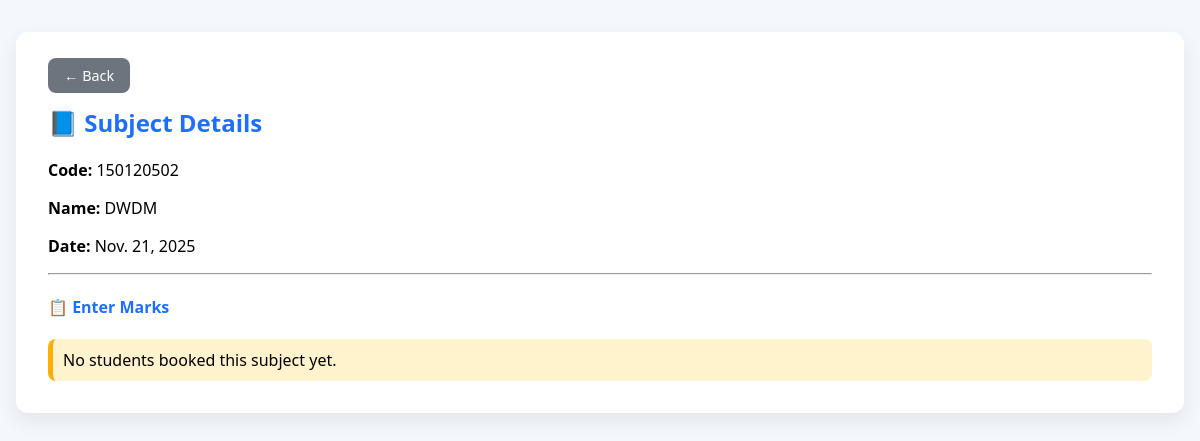
Page /faculty/subject/21/ (signed in) on the committed database.
### exams/models.py (models this page shows, shortened)
class Subject(models.Model):
    semester = models.IntegerField(choices=SEMESTER_CHOICES)
    code = models.CharField(max_length=20, unique=True)
    name = models.CharField(max_length=100)

class AttendanceSheet(models.Model):
    subject = models.ForeignKey(
        Subject,
        on_delete=models.CASCADE,
        related_name="attendance_sheets"
    )
    date = models.DateField()
    schedule = models.ForeignKey(
        ExamDuration,
        on_delete=models.CASCADE,
        related_name="attendance_sheets"
    )
    bookings = models.ManyToManyField(
        ExamBooking,
        blank=True,
        related_name="attendance_sheets"
    )
    assigned_faculty = models.ForeignKey(
        CustomUser,
        null=True,
        blank=True,
        on_delete=models.SET_NULL,
        limit_choices_to={'role': 'faculty'},
        related_name="assigned_attendance_sheets"
    )
    created_at = models.DateTimeField(auto_now_add=True)
    assigned_at = models.DateTimeField(null=True, blank=True)
    class Meta:
        unique_together = ("subject", "date", "schedule")

### exams/views.py (the view)
# urls.py: path("faculty/subject/<int:sheet_id>/", views.subject_detail, name="subject_detail"),
@login_required(login_url='/faculty-login/')
def subject_detail(request, sheet_id):
    sheet = get_object_or_404(AttendanceSheet, id=sheet_id)
    subject = sheet.subject
    assignments = sheet.bookings.select_related("student").order_by("student__student_id")
    results_student_ids = AdminResult.objects.filter(
        subject_code=subject.code,
        r_date=sheet.date
    ).values_list('student_id', flat=True)
    assignments = [a for a in assignments if a.student.student_id not in results_student_ids]
    context = {
        "sheet": sheet,
        "subject": subject,
        "assignments": assignments,
    }
    return render(request, "subject_detail.html", context)

### templates/subject_detail.html (shortened to what this page needs)
<!DOCTYPE html>
<html lang="en">
<head>
</head>
<body>
<div class="container">
    <div class="card">
        <a href="{% url 'faculty_dashboard' %}" class="back-btn">← Back</a>
        <h2>📘 Subject Details</h2>
        <p><strong>Code:</strong> {{ subject.code }}</p>
        <p><strong>Name:</strong> {{ subject.name }}</p>
        <p><strong>Date:</strong> {{ sheet.date }}</p>
        <hr>
        <h4>📋 Enter Marks</h4>
        {% if assignments %}
        <form method="POST" action="{% url 'add_result' %}">
            {% csrf_token %}
            <input type="hidden" name="subject_code" value="{{ subject.code }}">
            <input type="hidden" name="subject_name" value="{{ subject.name }}">
            <input type="hidden" name="sheet_id" value="{{ sheet.id }}">
            <div class="add-btn">
                <button type="submit">Add</button>
            </div>
            <table>
                <thead>
                    <tr>
                        <th>#</th>
                        <th>Student ID</th>
                        <th>Name</th>
                        <th>Date</th>
                        <th>Marks (0–50)</th>
                    </tr>
                </thead>
                <tbody>
                {% for a in assignments %}
                <tr>
                    <td>{{ forloop.counter }}</td>
                    <td>
                        {{ a.student.student_id }}
                        <input type="hidden" name="student_id[]" value="{{ a.student.student_id }}">
                    </td>
                    <td>
                        {{ a.student.first_name }} {{ a.student.last_name }}
                        <input type="hidden" name="student_name[]" value="{{ a.student.first_name }} {{ a.student.last_name }}">
                    </td>
                    <td>
                        {{ sheet.date }}
                        <input type="hidden" name="r_date[]" value="{{ sheet.date|date:'Y-m-d' }}">
                    </td>
                    <td>
                        <input type="text" name="marks[]"
       pattern="([A-Za-z]+|([0-9]|[1-4][0-9]|50))"
       title="Enter letters OR a number between 0 and 50"
       required>
                    </td>
                </tr>
                {% endfor %}
                </tbody>
            </table>
        </form>
        {% else %}
        <div class="no-data">No students booked this subject yet.</div>
        {% endif %}
    </div>
</div>
</body>
</html>

### templates/subject_detail.html (style rules this page uses)
body { font-family: 'Segoe UI', Tahoma, Geneva, Verdana, sans-serif; background: #f4f7fc; margin: 0; padding: 0; }
.container { max-width: 1200px; margin: 2rem auto; padding: 0 1rem; }
.card { background: #fff; border-radius: 12px; box-shadow: 0 8px 20px rgba(0,0,0,0.08); padding: 2rem; }
h2, h4 { color: #1e6fff; }
.back-btn { text-decoration: none; background-color: #6c757d; color: #fff; padding: 8px 16px; border-radius: 8px; font-size: 0.9rem; }
.no-data { background: #fff3cd; padding: 10px; border-radius: 8px; margin-top: 1rem; border-left: 5px solid #ffae00; }

### rows in the picture
Subject: code "150120502", name "DWDM"
AttendanceSheet: date "Nov. 21, 2025"
